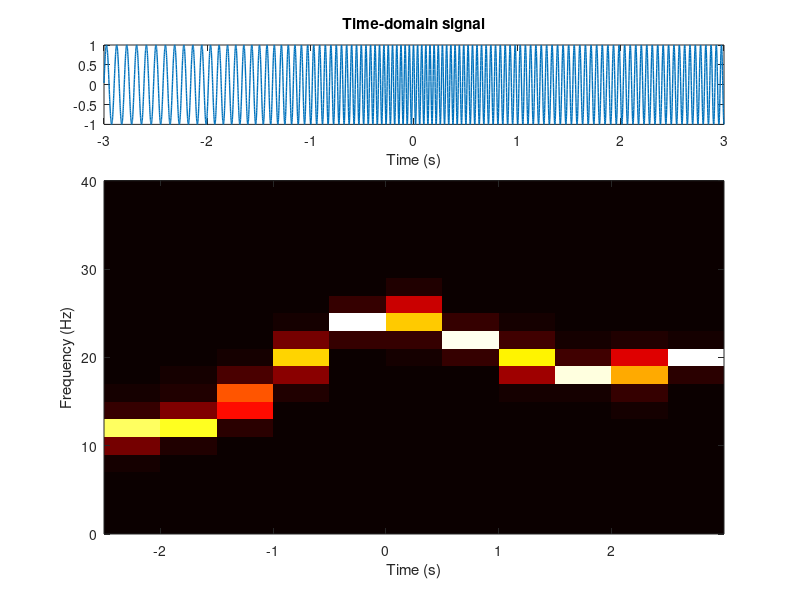

Write MATLAB code to recreate this figure.

% create signal
srate = 1000;
time  = -3:1/srate:3;
pnts  = length(time);
freqmod = exp(-time.^2)*10+10;
freqmod = freqmod + linspace(0,10,pnts);
signal  = sin( 2*pi * ((time + cumsum(freqmod))/srate) );


% plot the signal
figure(1), clf
subplot(411)
plot(time,signal,'linew',1)
xlabel('Time (s)')
title('Time-domain signal')


n  = 500;
hz = linspace(0,srate,n+1);
tf = zeros(floor(pnts/n)-1,length(hz));
tv = zeros(floor(pnts/n)-1,1);

for i=1:floor(pnts/n)-1
    datasnip = signal(i*n:(i+1)*n);
    
    pw = abs(fft(datasnip)).^2;
    tf(i,1:length(hz)) = pw(1:length(hz));
    tv(i) = mean(time(i*n:(i+1)*n));
end

subplot(4,1,2:4)
imagesc(tv,hz,tf')
axis xy
set(gca,'ylim',[0 40])
colormap hot
xlabel('Time (s)'), ylabel('Frequency (Hz)')




